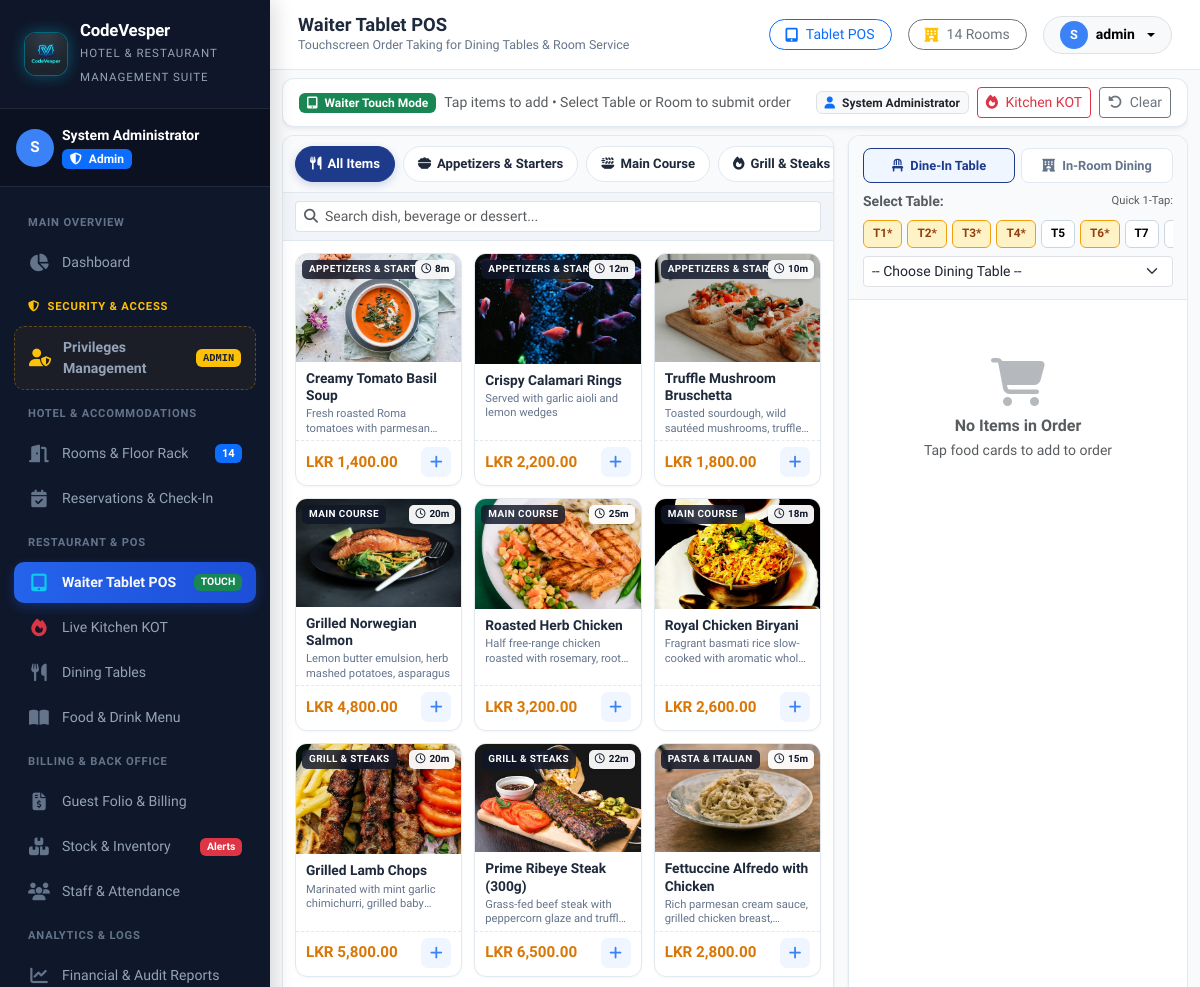
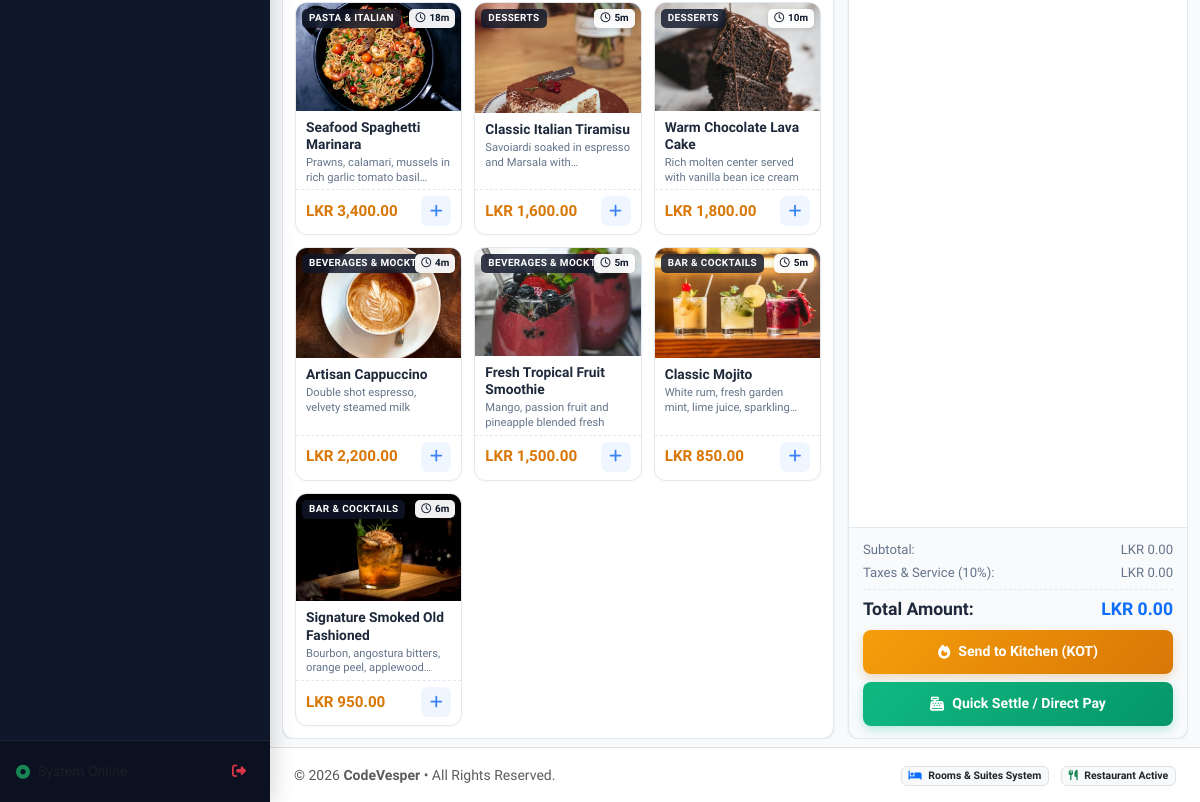
The app's page /pos.php (signed in) with its own data (2 pictures, top to bottom).
### tables this page shows
CREATE TABLE `menu_categories` (
  `id` int NOT NULL AUTO_INCREMENT,
  `name` varchar(50) NOT NULL,
  `icon` varchar(50) DEFAULT 'utensils',
  `sort_order` int DEFAULT '0',
  `status` enum('active','inactive') DEFAULT 'active',
  PRIMARY KEY (`id`)  
);

CREATE TABLE `menu_items` (
  `id` int NOT NULL AUTO_INCREMENT,
  `category_id` int NOT NULL,
  `name` varchar(100) NOT NULL,
  `description` varchar(255) DEFAULT NULL,
  `price` decimal(10,2) NOT NULL,
  `cost_price` decimal(10,2) DEFAULT '0.00',
  `image` varchar(255) DEFAULT 'default_food.jpg',
  `is_available` tinyint(1) DEFAULT '1',
  `prep_time_minutes` int DEFAULT '15',
  PRIMARY KEY (`id`)  ,
  KEY `category_id` (`category_id`),
  CONSTRAINT `menu_items_ibfk_1` FOREIGN KEY (`category_id`) REFERENCES `menu_categories` (`id`)
);

CREATE TABLE `dining_tables` (
  `id` int NOT NULL AUTO_INCREMENT,
  `table_number` varchar(20) NOT NULL,
  `section` varchar(50) DEFAULT 'Main Dining',
  `capacity` int DEFAULT '4',
  `status` enum('available','occupied','reserved','cleaning') DEFAULT 'available',
  PRIMARY KEY (`id`)  ,
  UNIQUE KEY `table_number` (`table_number`)
);

### includes/auth.php (called while the page is built, shortened)
<?php
function isLoggedIn(): bool {
    return isset($_SESSION['user_id']) && !empty($_SESSION['user_id']);
}
function currentUser(): ?array {
    return [
        'id'        => $_SESSION['user_id'] ?? 0,
        'username'  => $_SESSION['username'] ?? '',
        'full_name' => $_SESSION['full_name'] ?? 'Staff',
        'role_id'   => $_SESSION['role_id'] ?? 1,
        'role_slug' => $_SESSION['role_slug'] ?? 'admin',
        'role_name' => $_SESSION['role_name'] ?? 'Staff',
        'email'     => $_SESSION['email'] ?? '',
        'avatar'    => $_SESSION['avatar'] ?? 'default_avatar.png'
    ];
}

### pos.php (the view, shortened to what this page needs)
<?php
require_once __DIR__ . '/includes/header.php';
$db = getDbConnection();
$categories = $db->query("SELECT * FROM menu_categories WHERE status = 'active' ORDER BY sort_order ASC")->fetchAll();
$menuItems = $db->query("
    SELECT m.*, c.name as category_name
    FROM menu_items m
    JOIN menu_categories c ON m.category_id = c.id
    WHERE m.is_available = 1
    ORDER BY c.sort_order ASC, m.name ASC
")->fetchAll();
$diningTables = $db->query("SELECT * FROM dining_tables ORDER BY id ASC")->fetchAll();
?>
<div class="pos-page-wrapper">
    <div class="card-custom p-2 px-3 mb-2 bg-white d-flex flex-wrap align-items-center justify-content-between gap-2 shadow-sm">
        <div class="d-flex align-items-center gap-2">
            <span class="badge bg-success px-2 py-1 small">
                <i class="fa-solid fa-tablet-screen-button me-1"></i> Waiter Touch Mode
            </span>
            <span class="text-muted small d-none d-md-inline">
                Tap items to add &bull; Select Table or Room to submit order
            </span>
        </div>
        <div class="d-flex align-items-center gap-2">
            <span class="badge bg-light text-dark border small">
                <i class="fa-solid fa-user me-1 text-primary"></i> <?= htmlspecialchars($currentUser['full_name'] ?? 'Waiter') ?>
            </span>
            <a href="kitchen.php" class="btn btn-outline-danger btn-sm py-1 px-2" title="Live Kitchen Display">
                <i class="fa-solid fa-fire me-1"></i> Kitchen KOT
            </a>
            <button class="btn btn-outline-secondary btn-sm py-1 px-2" onclick="clearCart()" title="Clear Current Cart">
                <i class="fa-solid fa-rotate-left me-1"></i> Clear
            </button>
        </div>
    </div>
    <div class="pos-container">
        <div class="pos-catalog-panel">
            <div class="pos-categories-bar">
                <button type="button" class="category-pill active" onclick="filterCategory('all', this)">
                    <i class="fa-solid fa-utensils"></i> All Items
                </button>
                <?php foreach ($categories as $cat): ?>
                    <button type="button" class="category-pill" onclick="filterCategory('cat-<?= $cat['id'] ?>', this)">
                        <i class="fa-solid fa-<?= htmlspecialchars($cat['icon']) ?>"></i>
                        <?= htmlspecialchars($cat['name']) ?>
                    </button>
                <?php endforeach; ?>
            </div>
            <div class="pos-search-box">
                <div class="input-group input-group-sm">
                    <span class="input-group-text bg-white border-end-0">
                        <i class="fa-solid fa-magnifying-glass text-muted"></i>
                    </span>
                    <input type="text" id="menuSearchInput" class="form-control border-start-0 ps-0" placeholder="Search dish, beverage or dessert..." onkeyup="filterMenuSearch()">
                </div>
            </div>
            <div class="pos-menu-grid" id="menuGrid">
                <?php foreach ($menuItems as $item):
                    $foodImg = !empty($item['image']) ? htmlspecialchars($item['image']) : 'default_food.jpg';
                ?>
                    <div class="menu-card-touch cat-<?= $item['category_id'] ?>"
                         data-id="<?= $item['id'] ?>"
                         data-name="<?= htmlspecialchars($item['name']) ?>"
                         data-price="<?= $item['price'] ?>"
                         onclick="addToCart(<?= $item['id'] ?>, '<?= addslashes($item['name']) ?>', <?= $item['price'] ?>, '<?= addslashes($foodImg) ?>')">
                        <div class="menu-card-img-wrap">
                            <img src="assets/images/foods/<?= $foodImg ?>"
                                 alt="<?= htmlspecialchars($item['name']) ?>"
                                 class="menu-card-img"
                                 loading="lazy"
                                 onerror="this.onerror=null; this.src='assets/images/foods/default_food.jpg';">
                            <span class="menu-card-cat-tag"><?= htmlspecialchars($item['category_name']) ?></span>
                            <?php if (!empty($item['prep_time_minutes'])): ?>
                                <span class="menu-card-prep-tag">
                                    <i class="fa-regular fa-clock me-1"></i><?= (int)$item['prep_time_minutes'] ?>m
                                </span>
                            <?php endif; ?>
                        </div>
                        <div class="menu-card-body">
                            <div class="menu-card-name" title="<?= htmlspecialchars($item['name']) ?>"><?= htmlspecialchars($item['name']) ?></div>
                            <div class="menu-card-desc"><?= htmlspecialchars($item['description'] ?? '') ?></div>
                        </div>
                        <div class="menu-card-footer">
                            <span class="menu-card-price"><?= formatMoney($item['price']) ?></span>
                            <button class="menu-card-add-btn" type="button" title="Add to Order">
                                <i class="fa-solid fa-plus"></i>
                            </button>
                        </div>
                    </div>
                <?php endforeach; ?>
            </div>
        </div>
        <div class="pos-order-panel">
            <div class="pos-order-header">
                <div class="order-type-tabs">
                    <button type="button" class="order-type-btn active" id="btnTypeDineIn" onclick="setOrderType('dine_in')">
                        <i class="fa-solid fa-chair me-1"></i> Dine-In Table
                    </button>
                    <button type="button" class="order-type-btn" id="btnTypeRoom" onclick="setOrderType('room_service')">
                        <i class="fa-solid fa-hotel me-1"></i> In-Room Dining
                    </button>
                </div>
                <div id="sectionTableSelect">
                    <div class="d-flex justify-content-between align-items-center mb-1">
                        <label class="form-label small fw-bold text-muted mb-0">Select Table:</label>
                        <span class="text-muted" style="font-size: 0.7rem;">Quick 1-Tap:</span>
                    </div>
                    <div class="quick-table-scroll">
                        <?php foreach ($diningTables as $t):
                            $shortName = str_replace('Table ', '', $t['table_number']);
                        ?>
                            <button type="button"
                                    class="quick-table-pill <?= $t['status'] === 'occupied' ? 'occupied' : '' ?>"
                                    id="pill-table-<?= $t['id'] ?>"
                                    onclick="selectQuickTable(<?= $t['id'] ?>)"
                                    title="<?= htmlspecialchars($t['table_number']) ?> (<?= htmlspecialchars($t['section']) ?> - <?= ucfirst($t['status']) ?>)">
                                <?= htmlspecialchars($shortName) ?><?= $t['status'] === 'occupied' ? '*' : '' ?>
                            </button>
                        <?php endforeach; ?>
                    </div>
                    <select id="selectDiningTable" class="form-select form-select-sm" onchange="syncTablePill(this.value)">
                        <option value="">-- Choose Dining Table --</option>
                    </select>
                </div>
            </div>
            <div class="pos-cart-items" id="cartItemsList">
                <div class="text-center py-5 text-muted" id="emptyCartMessage">
                    <i class="fa-solid fa-cart-shopping fa-3x text-secondary opacity-50 mb-2"></i>
                    <div class="fw-semibold">No Items in Order</div>
                    <small>Tap food cards to add to order</small>
                </div>
            </div>
            <div class="pos-order-footer">
                <div class="total-line">
                    <span>Subtotal:</span>
                    <span id="txtSubtotal"><?= APP_CURRENCY ?>0.00</span>
                </div>
                <div class="total-line">
                    <span>Taxes & Service (10%):</span>
                    <span id="txtTax"><?= APP_CURRENCY ?>0.00</span>
                </div>
                <div class="total-line final">
                    <span>Total Amount:</span>
                    <span id="txtTotal" class="text-primary"><?= APP_CURRENCY ?>0.00</span>
                </div>
                <div class="d-flex flex-column gap-2 mt-2">
                    <button type="button" class="pos-action-btn btn-kot" onclick="submitOrder('kot')">
                        <i class="fa-solid fa-fire"></i>
                        <span>Send to Kitchen (KOT)</span>
                    </button>
                    <button type="button" class="pos-action-btn btn-settle" onclick="openPaymentModal()">
                        <i class="fa-solid fa-cash-register"></i>
                        <span>Quick Settle / Direct Pay</span>
                    </button>
                </div>
            </div>
        </div>
    </div>
</div>
<?php require_once __DIR__ . '/includes/footer.php'; ?>

### assets/css/style.css (style rules this page uses)
:root { --primary: #1e3a8a; --primary-light: #3b82f6; --primary-dark: #0f172a; --gold: #d97706; --gold-light: #f59e0b; --gold-subtle: #fef3c7; --sidebar-bg: #0f172a; --sidebar-hover: #1e293b; --sidebar-active: #2563eb; --body-bg: #f8fafc; --card-bg: #ffffff; --text-main: #1e293b; --text-muted: #64748b; --border-color: #e2e8f0; --sidebar-width: 270px; --topbar-height: 70px; --radius-sm: 8px; --radius-md: 12px; --radius-lg: 18px; --shadow-sm: 0 1px 3px rgba(0,0,0,0.06), 0 1px 2px rgba(0,0,0,0.04); --shadow-md: 0 4px 12px -2px rgba(0,0,0,0.08), 0 2px 6px -1px rgba(0,0,0,0.04); --shadow-lg: 0 12px 24px -4px rgba(0,0,0,0.12), 0 4px 10px -2px rgba(0,0,0,0.05); }
* { box-sizing: border-box; }
body { font-family: 'Plus Jakarta Sans', sans-serif; background-color: var(--body-bg); color: var(--text-main); overflow-x: hidden; margin: 0; padding: 0; }
.card-custom { background: #fff; border: 1px solid var(--border-color); border-radius: var(--radius-md); box-shadow: var(--shadow-sm); transition: transform 0.2s ease, box-shadow 0.2s ease; }

### pos.php (style rules this page uses)
body, .app-wrapper, .app-main { overflow-x: hidden !important; max-width: 100vw !important; }

### records on screen
menu_categories: name "Appetizers & Starters"
menu_categories: name "Main Course"
menu_categories: name "Grill & Steaks"
menu_items: image (picture), category.name "APPETIZERS & STARTERS", prep_time_minutes "8", name "Creamy Tomato Basil Soup", description "Fresh roasted Roma tomatoes with…", price "LKR 1,400.00"
menu_items: image (picture), category.name "APPETIZERS & STARTERS", prep_time_minutes "12", name "Crispy Calamari Rings", description "Served with garlic aioli and lemon wedges", price "LKR 2,200.00"
menu_items: image (picture), category.name "APPETIZERS & STARTERS", prep_time_minutes "10", name "Truffle Mushroom Bruschetta", description "Toasted sourdough, wild sautéed mushrooms,…", price "LKR 1,800.00"
menu_items: image (picture), category.name "MAIN COURSE", prep_time_minutes "20", name "Grilled Norwegian Salmon", description "Lemon butter emulsion, herb mashed potatoes, asparagus", price "LKR 4,800.00"
menu_items: image (picture), category.name "MAIN COURSE", prep_time_minutes "25", name "Roasted Herb Chicken", description "Half free-range chicken roasted with rosemary,…", price "LKR 3,200.00"
menu_items: image (picture), category.name "MAIN COURSE", prep_time_minutes "18", name "Royal Chicken Biryani", description "Fragrant basmati rice slow-cooked with aromatic…", price "LKR 2,600.00"
menu_items: image (picture), category.name "GRILL & STEAKS", prep_time_minutes "20", name "Grilled Lamb Chops", description "Marinated with mint garlic chimichurri, grilled…", price "LKR 5,800.00"
menu_items: image (picture), category.name "GRILL & STEAKS", prep_time_minutes "22", name "Prime Ribeye Steak (300g)", description "Grass-fed beef steak with peppercorn glaze and…", price "LKR 6,500.00"
menu_items: image (picture), category.name "PASTA & ITALIAN", prep_time_minutes "15", name "Fettuccine Alfredo with Chicken", description "Rich parmesan cream sauce, grilled chicken…", price "LKR 2,800.00"
menu_items: image (picture), category.name "PASTA & ITALIAN", prep_time_minutes "18", name "Seafood Spaghetti Marinara", description "Prawns, calamari, mussels in rich garlic tomato…", price "LKR 3,400.00"
menu_items: image (picture), category.name "DESSERTS", prep_time_minutes "5", name "Classic Italian Tiramisu", description "Savoiardi soaked in espresso and Marsala…", price "LKR 1,600.00"
menu_items: image (picture), category.name "DESSERTS", prep_time_minutes "10", name "Warm Chocolate Lava Cake", description "Rich molten center served with vanilla bean ice cream", price "LKR 1,800.00"
menu_items: image (picture), category.name "BEVERAGES & MOCKTAILS", prep_time_minutes "4", name "Artisan Cappuccino", description "Double shot espresso, velvety steamed milk", price "LKR 2,200.00"
menu_items: image (picture), category.name "BEVERAGES & MOCKTAILS", prep_time_minutes "5", name "Fresh Tropical Fruit Smoothie", description "Mango, passion fruit and pineapple blended fresh", price "LKR 1,500.00"
menu_items: image (picture), category.name "BAR & COCKTAILS", prep_time_minutes "5", name "Classic Mojito", description "White rum, fresh garden mint, lime juice,…", price "LKR 850.00"
menu_items: image (picture), category.name "BAR & COCKTAILS", prep_time_minutes "6", name "Signature Smoked Old Fashioned", description "Bourbon, angostura bitters, orange peel,…", price "LKR 950.00"
dining_tables: table_number "T1"
dining_tables: table_number "T2"
dining_tables: table_number "T3"
dining_tables: table_number "T4"
dining_tables: table_number "T5"
dining_tables: table_number "T6"
dining_tables: table_number "T7"

### other values on screen
APP_NAME "CodeVesper"
APP_TAGLINE "HOTEL & RESTAURANT MANAGEMENT SUITE"
substr($user['full_name'] ?? 'U', 0, 1) "S"
$user['full_name'] "System Administrator"
$dynamicRoomCount "14"
$pageTitle "Waiter Tablet POS"
$pageSubtitle "Touchscreen Order Taking for Dining Tables & Room Service"
$totalHeaderRooms "14"
substr($currentUser['full_name'], 0, 1) "S"
$currentUser['username'] "admin"
$currentUser['full_name'] "System Administrator"
APP_CURRENCY "LKR"
